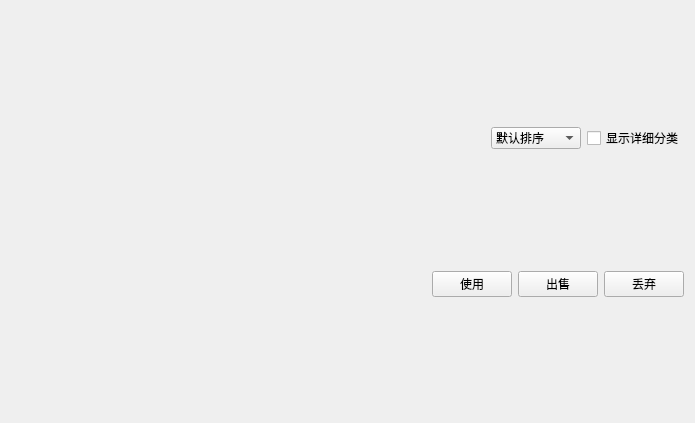
<?xml version="1.0" encoding="UTF-8"?>
<ui version="4.0">
 <class>GameBag</class>
 <widget class="QMainWindow" name="GameBag">
  <property name="windowModality">
   <enum>Qt::WindowModal</enum>
  </property>
  <property name="geometry">
   <rect>
    <x>0</x>
    <y>0</y>
    <width>695</width>
    <height>423</height>
   </rect>
  </property>
  <property name="sizePolicy">
   <sizepolicy hsizetype="Expanding" vsizetype="Expanding">
    <horstretch>0</horstretch>
    <verstretch>0</verstretch>
   </sizepolicy>
  </property>
  <property name="minimumSize">
   <size>
    <width>695</width>
    <height>423</height>
   </size>
  </property>
  <property name="windowTitle">
   <string>储物器</string>
  </property>
  <property name="animated">
   <bool>false</bool>
  </property>
  <property name="documentMode">
   <bool>false</bool>
  </property>
  <property name="unifiedTitleAndToolBarOnMac">
   <bool>false</bool>
  </property>
  <widget class="QWidget" name="centralWidget">
   <layout class="QVBoxLayout" name="verticalLayout">
    <item>
     <layout class="QHBoxLayout" name="horizontalLayout_3">
      <item>
       <spacer name="horizontalSpacer_2">
        <property name="orientation">
         <enum>Qt::Horizontal</enum>
        </property>
        <property name="sizeType">
         <enum>QSizePolicy::Expanding</enum>
        </property>
        <property name="sizeHint" stdset="0">
         <size>
          <width>260</width>
          <height>20</height>
         </size>
        </property>
       </spacer>
      </item>
      <item alignment="Qt::AlignLeft">
       <widget class="QComboBox" name="comboBox">
        <property name="sizePolicy">
         <sizepolicy hsizetype="Expanding" vsizetype="Fixed">
          <horstretch>0</horstretch>
          <verstretch>0</verstretch>
         </sizepolicy>
        </property>
        <item>
         <property name="text">
          <string>默认排序</string>
         </property>
        </item>
        <item>
         <property name="text">
          <string>类型排序</string>
         </property>
        </item>
        <item>
         <property name="text">
          <string>质量排序</string>
         </property>
        </item>
        <item>
         <property name="text">
          <string>可用性排序</string>
         </property>
        </item>
       </widget>
      </item>
      <item>
       <widget class="QCheckBox" name="checkBox">
        <property name="text">
         <string>显示详细分类</string>
        </property>
       </widget>
      </item>
     </layout>
    </item>
    <item>
     <layout class="QHBoxLayout" name="horizontalLayout_4"/>
    </item>
    <item>
     <layout class="QHBoxLayout" name="horizontalLayout_2">
      <item>
       <spacer name="horizontalSpacer">
        <property name="orientation">
         <enum>Qt::Horizontal</enum>
        </property>
        <property name="sizeHint" stdset="0">
         <size>
          <width>40</width>
          <height>20</height>
         </size>
        </property>
       </spacer>
      </item>
      <item>
       <layout class="QHBoxLayout" name="horizontalLayout">
        <item>
         <widget class="QPushButton" name="btnEmploy">
          <property name="text">
           <string>使用</string>
          </property>
         </widget>
        </item>
        <item>
         <widget class="QPushButton" name="btnSell">
          <property name="text">
           <string>出售</string>
          </property>
         </widget>
        </item>
        <item>
         <widget class="QPushButton" name="btnDrop">
          <property name="text">
           <string>丢弃</string>
          </property>
         </widget>
        </item>
       </layout>
      </item>
     </layout>
    </item>
   </layout>
  </widget>
 </widget>
 <layoutdefault spacing="6" margin="11"/>
 <resources/>
 <connections/>
</ui>
